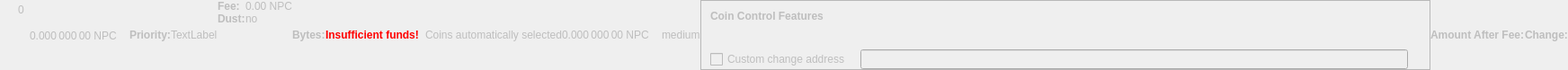
    <widget class="QWidget" name="dummyHideWidget" native="true">
     <property name="enabled">
      <bool>false</bool>
     </property>
     <property name="maximumSize">
      <size>
       <width>100</width>
       <height>22</height>
      </size>
     </property>
     <layout class="QHBoxLayout" name="dummyHideLayout">
      <property name="spacing">
       <number>0</number>
      </property>
      <property name="margin">
       <number>0</number>
      </property>
      <item>
       <layout class="QFormLayout" name="formLayoutCoinControl1">
        <property name="horizontalSpacing">
         <number>10</number>
        </property>
        <property name="verticalSpacing">
         <number>14</number>
        </property>
        <property name="leftMargin">
         <number>10</number>
        </property>
        <property name="topMargin">
         <number>4</number>
        </property>
        <property name="rightMargin">
         <number>6</number>
        </property>
        <item row="0" column="1">
         <widget class="QLabel" name="labelCoinControlBytes">
          <property name="cursor">
           <cursorShape>IBeamCursor</cursorShape>
          </property>
          <property name="contextMenuPolicy">
           <enum>Qt::ActionsContextMenu</enum>
          </property>
          <property name="text">
           <string notr="true">0</string>
          </property>
          <property name="textInteractionFlags">
           <set>Qt::LinksAccessibleByMouse|Qt::TextSelectableByKeyboard|Qt::TextSelectableByMouse</set>
          </property>
         </widget>
        </item>
       </layout>
      </item>
      <item>
       <widget class="QLabel" name="labelCoinControlAfterFee">
        <property name="enabled">
         <bool>false</bool>
        </property>
        <property name="sizePolicy">
         <sizepolicy hsizetype="Fixed" vsizetype="Fixed">
          <horstretch>0</horstretch>
          <verstretch>0</verstretch>
         </sizepolicy>
        </property>
        <property name="minimumSize">
         <size>
          <width>111</width>
          <height>12</height>
         </size>
        </property>
        <property name="maximumSize">
         <size>
          <width>111</width>
          <height>12</height>
         </size>
        </property>
        <property name="cursor">
         <cursorShape>IBeamCursor</cursorShape>
        </property>
        <property name="contextMenuPolicy">
         <enum>Qt::ActionsContextMenu</enum>
        </property>
        <property name="text">
         <string notr="true">0.000 000 00 NPC</string>
        </property>
        <property name="textInteractionFlags">
         <set>Qt::LinksAccessibleByMouse|Qt::TextSelectableByKeyboard|Qt::TextSelectableByMouse</set>
        </property>
       </widget>
      </item>
      <item>
       <widget class="QLabel" name="labelCoinControlPriorityText">
        <property name="enabled">
         <bool>false</bool>
        </property>
        <property name="font">
         <font>
          <weight>75</weight>
          <bold>true</bold>
         </font>
        </property>
        <property name="text">
         <string>Priority:</string>
        </property>
       </widget>
      </item>
      <item>
       <layout class="QHBoxLayout" name="horizontalLayout">
        <item>
         <widget class="QLabel" name="WarningLabel">
          <property name="text">
           <string>TextLabel</string>
          </property>
         </widget>
        </item>
       </layout>
      </item>
      <item>
       <layout class="QFormLayout" name="formLayoutCoinControl3">
        <property name="horizontalSpacing">
         <number>0</number>
        </property>
        <property name="verticalSpacing">
         <number>0</number>
        </property>
        <property name="leftMargin">
         <number>0</number>
        </property>
        <property name="topMargin">
         <number>0</number>
        </property>
        <property name="rightMargin">
         <number>0</number>
        </property>
        <item row="0" column="0">
         <widget class="QLabel" name="labelCoinControlFeeText">
          <property name="enabled">
           <bool>false</bool>
          </property>
          <property name="font">
           <font>
            <weight>75</weight>
            <bold>true</bold>
           </font>
          </property>
          <property name="text">
           <string>Fee:</string>
          </property>
          <property name="margin">
           <number>0</number>
          </property>
         </widget>
        </item>
        <item row="0" column="1">
         <widget class="QLabel" name="labelCoinControlFee">
          <property name="enabled">
           <bool>false</bool>
          </property>
          <property name="cursor">
           <cursorShape>IBeamCursor</cursorShape>
          </property>
          <property name="contextMenuPolicy">
           <enum>Qt::ActionsContextMenu</enum>
          </property>
          <property name="text">
           <string notr="true">0.00 NPC</string>
          </property>
          <property name="textInteractionFlags">
           <set>Qt::LinksAccessibleByMouse|Qt::TextSelectableByKeyboard|Qt::TextSelectableByMouse</set>
          </property>
         </widget>
        </item>
        <item row="1" column="0">
         <widget class="QLabel" name="labelCoinControlLowOutputText">
          <property name="enabled">
           <bool>false</bool>
          </property>
          <property name="font">
           <font>
            <weight>75</weight>
            <bold>true</bold>
           </font>
          </property>
          <property name="text">
           <string>Dust:</string>
          </property>
         </widget>
        </item>
        <item row="1" column="1">
         <widget class="QLabel" name="labelCoinControlLowOutput">
          <property name="enabled">
           <bool>false</bool>
          </property>
          <property name="cursor">
           <cursorShape>IBeamCursor</cursorShape>
          </property>
          <property name="contextMenuPolicy">
           <enum>Qt::ActionsContextMenu</enum>
          </property>
          <property name="text">
           <string>no</string>
          </property>
          <property name="textInteractionFlags">
           <set>Qt::LinksAccessibleByMouse|Qt::TextSelectableByKeyboard|Qt::TextSelectableByMouse</set>
          </property>
         </widget>
        </item>
       </layout>
      </item>
      <item>
       <widget class="QLabel" name="labelCoinControlBytesText">
        <property name="enabled">
         <bool>false</bool>
        </property>
        <property name="font">
         <font>
          <weight>75</weight>
          <bold>true</bold>
         </font>
        </property>
        <property name="text">
         <string>Bytes:</string>
        </property>
       </widget>
      </item>
      <item>
       <layout class="QFormLayout" name="formLayoutCoinControl2">
        <property name="horizontalSpacing">
         <number>0</number>
        </property>
        <property name="verticalSpacing">
         <number>0</number>
        </property>
        <property name="leftMargin">
         <number>0</number>
        </property>
        <property name="topMargin">
         <number>0</number>
        </property>
        <property name="rightMargin">
         <number>0</number>
        </property>
       </layout>
      </item>
      <item>
       <layout class="QHBoxLayout" name="horizontalLayoutCoinControl2">
        <property name="spacing">
         <number>0</number>
        </property>
        <property name="bottomMargin">
         <number>0</number>
        </property>
       </layout>
      </item>
      <item>
       <widget class="QLabel" name="labelCoinControlInsuffFunds">
        <property name="enabled">
         <bool>false</bool>
        </property>
        <property name="minimumSize">
         <size>
          <width>0</width>
          <height>0</height>
         </size>
        </property>
        <property name="font">
         <font>
          <weight>75</weight>
          <bold>true</bold>
         </font>
        </property>
        <property name="styleSheet">
         <string notr="true">color:red;font-weight:bold;</string>
        </property>
        <property name="text">
         <string>Insufficient funds!</string>
        </property>
        <property name="margin">
         <number>5</number>
        </property>
       </widget>
      </item>
      <item>
       <layout class="QFormLayout" name="formLayoutCoinControl4">
        <property name="horizontalSpacing">
         <number>0</number>
        </property>
        <property name="verticalSpacing">
         <number>0</number>
        </property>
        <property name="leftMargin">
         <number>0</number>
        </property>
        <property name="topMargin">
         <number>0</number>
        </property>
        <property name="rightMargin">
         <number>0</number>
        </property>
       </layout>
      </item>
      <item>
       <widget class="QLabel" name="labelCoinControlChangeLabel">
        <property name="enabled">
         <bool>false</bool>
        </property>
        <property name="sizePolicy">
         <sizepolicy hsizetype="Preferred" vsizetype="Expanding">
          <horstretch>0</horstretch>
          <verstretch>0</verstretch>
         </sizepolicy>
        </property>
        <property name="minimumSize">
         <size>
          <width>0</width>
          <height>0</height>
         </size>
        </property>
        <property name="text">
         <string/>
        </property>
        <property name="margin">
         <number>3</number>
        </property>
       </widget>
      </item>
      <item>
       <widget class="QLabel" name="labelCoinControlAutomaticallySelected">
        <property name="enabled">
         <bool>false</bool>
        </property>
        <property name="sizePolicy">
         <sizepolicy hsizetype="Fixed" vsizetype="Fixed">
          <horstretch>0</horstretch>
          <verstretch>0</verstretch>
         </sizepolicy>
        </property>
        <property name="minimumSize">
         <size>
          <width>0</width>
          <height>0</height>
         </size>
        </property>
        <property name="maximumSize">
         <size>
          <width>240</width>
          <height>16777215</height>
         </size>
        </property>
        <property name="text">
         <string>Coins automatically selected</string>
        </property>
        <property name="margin">
         <number>5</number>
        </property>
       </widget>
      </item>
      <item>
       <widget class="QLabel" name="labelCoinControlChange">
        <property name="enabled">
         <bool>false</bool>
        </property>
        <property name="sizePolicy">
         <sizepolicy hsizetype="Fixed" vsizetype="Fixed">
          <horstretch>0</horstretch>
          <verstretch>0</verstretch>
         </sizepolicy>
        </property>
        <property name="minimumSize">
         <size>
          <width>111</width>
          <height>0</height>
         </size>
        </property>
        <property name="maximumSize">
         <size>
          <width>111</width>
          <height>16777215</height>
         </size>
        </property>
        <property name="cursor">
         <cursorShape>IBeamCursor</cursorShape>
        </property>
        <property name="contextMenuPolicy">
         <enum>Qt::ActionsContextMenu</enum>
        </property>
        <property name="text">
         <string notr="true">0.000 000 00 NPC</string>
        </property>
        <property name="textInteractionFlags">
         <set>Qt::LinksAccessibleByMouse|Qt::TextSelectableByKeyboard|Qt::TextSelectableByMouse</set>
        </property>
       </widget>
      </item>
      <item>
       <widget class="QLabel" name="labelCoinControlPriority">
        <property name="enabled">
         <bool>false</bool>
        </property>
        <property name="cursor">
         <cursorShape>IBeamCursor</cursorShape>
        </property>
        <property name="contextMenuPolicy">
         <enum>Qt::ActionsContextMenu</enum>
        </property>
        <property name="text">
         <string>medium</string>
        </property>
        <property name="textInteractionFlags">
         <set>Qt::LinksAccessibleByMouse|Qt::TextSelectableByKeyboard|Qt::TextSelectableByMouse</set>
        </property>
       </widget>
      </item>
      <item>
       <widget class="QFrame" name="frameCoinControl">
        <property name="sizePolicy">
         <sizepolicy hsizetype="Expanding" vsizetype="Expanding">
          <horstretch>0</horstretch>
          <verstretch>0</verstretch>
         </sizepolicy>
        </property>
        <property name="maximumSize">
         <size>
          <width>16777215</width>
          <height>16777215</height>
         </size>
        </property>
        <property name="frameShape">
         <enum>QFrame::StyledPanel</enum>
        </property>
        <property name="frameShadow">
         <enum>QFrame::Sunken</enum>
        </property>
        <layout class="QVBoxLayout" name="verticalLayoutCoinControl2_2">
         <property name="spacing">
          <number>0</number>
         </property>
         <property name="margin">
          <number>0</number>
         </property>
         <item>
          <layout class="QVBoxLayout" name="verticalLayoutCoinControl" stretch="0,0,0,1">
           <property name="spacing">
            <number>0</number>
           </property>
           <property name="leftMargin">
            <number>10</number>
           </property>
           <property name="topMargin">
            <number>10</number>
           </property>
           <item>
            <layout class="QHBoxLayout" name="horizontalLayoutCoinControl1">
             <property name="bottomMargin">
              <number>15</number>
             </property>
             <item>
              <widget class="QLabel" name="labelCoinControlFeatures">
               <property name="enabled">
                <bool>false</bool>
               </property>
               <property name="sizePolicy">
                <sizepolicy hsizetype="Preferred" vsizetype="Maximum">
                 <horstretch>0</horstretch>
                 <verstretch>0</verstretch>
                </sizepolicy>
               </property>
               <property name="font">
                <font>
                 <weight>75</weight>
                 <bold>true</bold>
                </font>
               </property>
               <property name="styleSheet">
                <string notr="true">font-weight:bold;</string>
               </property>
               <property name="text">
                <string>Coin Control Features</string>
               </property>
              </widget>
             </item>
            </layout>
           </item>
           <item>
            <widget class="QWidget" name="widgetCoinControl" native="true">
             <property name="sizePolicy">
              <sizepolicy hsizetype="Preferred" vsizetype="Preferred">
               <horstretch>0</horstretch>
               <verstretch>0</verstretch>
              </sizepolicy>
             </property>
             <property name="minimumSize">
              <size>
               <width>0</width>
               <height>0</height>
              </size>
             </property>
             <property name="styleSheet">
              <string notr="true"/>
             </property>
             <layout class="QHBoxLayout" name="horizontalLayoutCoinControl5_2">
              <property name="margin">
               <number>0</number>
              </property>
              <item>
               <layout class="QHBoxLayout" name="horizontalLayoutCoinControl3">
                <property name="spacing">
                 <number>20</number>
                </property>
                <property name="topMargin">
                 <number>0</number>
                </property>
                <property name="bottomMargin">
                 <number>10</number>
                </property>
               </layout>
              </item>
             </layout>
            </widget>
           </item>
           <item>
            <layout class="QHBoxLayout" name="horizontalLayoutCoinControl4" stretch="0,0,0">
             <property name="spacing">
              <number>12</number>
             </property>
             <property name="sizeConstraint">
              <enum>QLayout::SetDefaultConstraint</enum>
             </property>
             <property name="topMargin">
              <number>5</number>
             </property>
             <property name="rightMargin">
              <number>5</number>
             </property>
             <item>
              <widget class="QCheckBox" name="checkBoxCoinControlChange">
               <property name="enabled">
                <bool>false</bool>
               </property>
               <property name="toolTip">
                <string>If this is activated, but the change address is empty or invalid, change will be sent to a newly generated address.</string>
               </property>
               <property name="text">
                <string>Custom change address</string>
               </property>
              </widget>
             </item>
             <item>
              <widget class="QValidatedLineEdit" name="lineEditCoinControlChange">
               <property name="enabled">
                <bool>false</bool>
               </property>
               <property name="sizePolicy">
                <sizepolicy hsizetype="Expanding" vsizetype="Fixed">
                 <horstretch>0</horstretch>
                 <verstretch>0</verstretch>
                </sizepolicy>
               </property>
              </widget>
             </item>
             <item>
              <widget class="QLabel" name="labelCoinControlChangeLabel_2">
               <property name="sizePolicy">
                <sizepolicy hsizetype="Preferred" vsizetype="Expanding">
                 <horstretch>0</horstretch>
                 <verstretch>0</verstretch>
                </sizepolicy>
               </property>
               <property name="minimumSize">
                <size>
                 <width>0</width>
                 <height>0</height>
                </size>
               </property>
               <property name="text">
                <string/>
               </property>
               <property name="margin">
                <number>3</number>
               </property>
              </widget>
             </item>
            </layout>
           </item>
           <item>
            <spacer name="verticalSpacerCoinControl">
             <property name="orientation">
              <enum>Qt::Vertical</enum>
             </property>
             <property name="sizeHint" stdset="0">
              <size>
               <width>800</width>
               <height>1</height>
              </size>
             </property>
            </spacer>
           </item>
          </layout>
         </item>
        </layout>
       </widget>
      </item>
      <item>
       <widget class="QLabel" name="labelCoinControlAfterFeeText">
        <property name="enabled">
         <bool>false</bool>
        </property>
        <property name="minimumSize">
         <size>
          <width>0</width>
          <height>0</height>
         </size>
        </property>
        <property name="maximumSize">
         <size>
          <width>16777215</width>
          <height>16777215</height>
         </size>
        </property>
        <property name="font">
         <font>
          <weight>75</weight>
          <bold>true</bold>
         </font>
        </property>
        <property name="text">
         <string>Amount After Fee:</string>
        </property>
        <property name="alignment">
         <set>Qt::AlignLeading|Qt::AlignLeft|Qt::AlignVCenter</set>
        </property>
        <property name="margin">
         <number>0</number>
        </property>
       </widget>
      </item>
      <item>
       <widget class="QLabel" name="labelCoinControlChangeText">
        <property name="enabled">
         <bool>false</bool>
        </property>
        <property name="sizePolicy">
         <sizepolicy hsizetype="Preferred" vsizetype="Preferred">
          <horstretch>0</horstretch>
          <verstretch>0</verstretch>
         </sizepolicy>
        </property>
        <property name="minimumSize">
         <size>
          <width>0</width>
          <height>0</height>
         </size>
        </property>
        <property name="maximumSize">
         <size>
          <width>16777215</width>
          <height>16777215</height>
         </size>
        </property>
        <property name="font">
         <font>
          <weight>75</weight>
          <bold>true</bold>
         </font>
        </property>
        <property name="text">
         <string>Change:</string>
        </property>
        <property name="alignment">
         <set>Qt::AlignLeading|Qt::AlignLeft|Qt::AlignVCenter</set>
        </property>
       </widget>
      </item>
     </layout>
    </widget>
